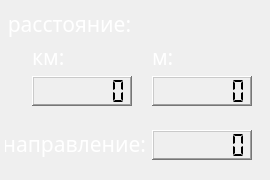
<?xml version="1.0" encoding="UTF-8"?>
<ui version="4.0">
 <class>LenLineDlg</class>
 <widget class="QWidget" name="LenLineDlg">
  <property name="windowModality">
   <enum>Qt::WindowModal</enum>
  </property>
  <property name="geometry">
   <rect>
    <x>0</x>
    <y>0</y>
    <width>270</width>
    <height>180</height>
   </rect>
  </property>
  <property name="minimumSize">
   <size>
    <width>270</width>
    <height>180</height>
   </size>
  </property>
  <property name="maximumSize">
   <size>
    <width>270</width>
    <height>180</height>
   </size>
  </property>
  <property name="windowTitle">
   <string>Палетка</string>
  </property>
  <property name="styleSheet">
   <string notr="true"/>
  </property>
  <widget class="QLabel" name="background">
   <property name="geometry">
    <rect>
     <x>0</x>
     <y>0</y>
     <width>270</width>
     <height>180</height>
    </rect>
   </property>
   <property name="styleSheet">
    <string notr="true">padding-right: 15px; /* make room for the arrows */
border-image: url(:/Pyramid/fon_next_menu.png);
border-width: 3;
</string>
   </property>
   <property name="text">
    <string/>
   </property>
  </widget>
  <widget class="QLabel" name="rasstLbl">
   <property name="geometry">
    <rect>
     <x>9</x>
     <y>8</y>
     <width>121</width>
     <height>31</height>
    </rect>
   </property>
   <property name="palette">
    <palette>
     <active>
      <colorrole role="WindowText">
       <brush brushstyle="SolidPattern">
        <color alpha="255">
         <red>255</red>
         <green>255</green>
         <blue>255</blue>
        </color>
       </brush>
      </colorrole>
      <colorrole role="Text">
       <brush brushstyle="SolidPattern">
        <color alpha="255">
         <red>255</red>
         <green>255</green>
         <blue>255</blue>
        </color>
       </brush>
      </colorrole>
      <colorrole role="ButtonText">
       <brush brushstyle="SolidPattern">
        <color alpha="255">
         <red>255</red>
         <green>255</green>
         <blue>255</blue>
        </color>
       </brush>
      </colorrole>
     </active>
     <inactive>
      <colorrole role="WindowText">
       <brush brushstyle="SolidPattern">
        <color alpha="255">
         <red>255</red>
         <green>255</green>
         <blue>255</blue>
        </color>
       </brush>
      </colorrole>
      <colorrole role="Text">
       <brush brushstyle="SolidPattern">
        <color alpha="255">
         <red>255</red>
         <green>255</green>
         <blue>255</blue>
        </color>
       </brush>
      </colorrole>
      <colorrole role="ButtonText">
       <brush brushstyle="SolidPattern">
        <color alpha="255">
         <red>255</red>
         <green>255</green>
         <blue>255</blue>
        </color>
       </brush>
      </colorrole>
     </inactive>
     <disabled>
      <colorrole role="WindowText">
       <brush brushstyle="SolidPattern">
        <color alpha="255">
         <red>120</red>
         <green>120</green>
         <blue>120</blue>
        </color>
       </brush>
      </colorrole>
      <colorrole role="Text">
       <brush brushstyle="SolidPattern">
        <color alpha="255">
         <red>120</red>
         <green>120</green>
         <blue>120</blue>
        </color>
       </brush>
      </colorrole>
      <colorrole role="ButtonText">
       <brush brushstyle="SolidPattern">
        <color alpha="255">
         <red>120</red>
         <green>120</green>
         <blue>120</blue>
        </color>
       </brush>
      </colorrole>
     </disabled>
    </palette>
   </property>
   <property name="font">
    <font>
     <family>Trebuchet MS</family>
     <pointsize>16</pointsize>
    </font>
   </property>
   <property name="text">
    <string>расстояние:</string>
   </property>
   <property name="alignment">
    <set>Qt::AlignCenter</set>
   </property>
  </widget>
  <widget class="QLabel" name="kmP">
   <property name="geometry">
    <rect>
     <x>32</x>
     <y>41</y>
     <width>31</width>
     <height>31</height>
    </rect>
   </property>
   <property name="palette">
    <palette>
     <active>
      <colorrole role="WindowText">
       <brush brushstyle="SolidPattern">
        <color alpha="255">
         <red>255</red>
         <green>255</green>
         <blue>255</blue>
        </color>
       </brush>
      </colorrole>
      <colorrole role="Text">
       <brush brushstyle="SolidPattern">
        <color alpha="255">
         <red>255</red>
         <green>255</green>
         <blue>255</blue>
        </color>
       </brush>
      </colorrole>
      <colorrole role="ButtonText">
       <brush brushstyle="SolidPattern">
        <color alpha="255">
         <red>255</red>
         <green>255</green>
         <blue>255</blue>
        </color>
       </brush>
      </colorrole>
     </active>
     <inactive>
      <colorrole role="WindowText">
       <brush brushstyle="SolidPattern">
        <color alpha="255">
         <red>255</red>
         <green>255</green>
         <blue>255</blue>
        </color>
       </brush>
      </colorrole>
      <colorrole role="Text">
       <brush brushstyle="SolidPattern">
        <color alpha="255">
         <red>255</red>
         <green>255</green>
         <blue>255</blue>
        </color>
       </brush>
      </colorrole>
      <colorrole role="ButtonText">
       <brush brushstyle="SolidPattern">
        <color alpha="255">
         <red>255</red>
         <green>255</green>
         <blue>255</blue>
        </color>
       </brush>
      </colorrole>
     </inactive>
     <disabled>
      <colorrole role="WindowText">
       <brush brushstyle="SolidPattern">
        <color alpha="255">
         <red>120</red>
         <green>120</green>
         <blue>120</blue>
        </color>
       </brush>
      </colorrole>
      <colorrole role="Text">
       <brush brushstyle="SolidPattern">
        <color alpha="255">
         <red>120</red>
         <green>120</green>
         <blue>120</blue>
        </color>
       </brush>
      </colorrole>
      <colorrole role="ButtonText">
       <brush brushstyle="SolidPattern">
        <color alpha="255">
         <red>120</red>
         <green>120</green>
         <blue>120</blue>
        </color>
       </brush>
      </colorrole>
     </disabled>
    </palette>
   </property>
   <property name="font">
    <font>
     <family>Trebuchet MS</family>
     <pointsize>16</pointsize>
    </font>
   </property>
   <property name="text">
    <string>км:</string>
   </property>
   <property name="alignment">
    <set>Qt::AlignLeading|Qt::AlignLeft|Qt::AlignVCenter</set>
   </property>
  </widget>
  <widget class="QLCDNumber" name="pointKm">
   <property name="geometry">
    <rect>
     <x>32</x>
     <y>76</y>
     <width>100</width>
     <height>30</height>
    </rect>
   </property>
   <property name="minimumSize">
    <size>
     <width>100</width>
     <height>30</height>
    </size>
   </property>
   <property name="maximumSize">
    <size>
     <width>100</width>
     <height>30</height>
    </size>
   </property>
   <property name="font">
    <font>
     <family>Trebuchet MS</family>
     <pointsize>14</pointsize>
    </font>
   </property>
   <property name="autoFillBackground">
    <bool>true</bool>
   </property>
   <property name="frameShape">
    <enum>QFrame::WinPanel</enum>
   </property>
   <property name="frameShadow">
    <enum>QFrame::Raised</enum>
   </property>
   <property name="lineWidth">
    <number>2</number>
   </property>
   <property name="midLineWidth">
    <number>2</number>
   </property>
   <property name="smallDecimalPoint">
    <bool>true</bool>
   </property>
   <property name="numDigits">
    <number>6</number>
   </property>
   <property name="segmentStyle">
    <enum>QLCDNumber::Flat</enum>
   </property>
   <property name="value" stdset="0">
    <double>0.000000000000000</double>
   </property>
   <property name="intValue" stdset="0">
    <number>0</number>
   </property>
  </widget>
  <widget class="QLCDNumber" name="pointM">
   <property name="geometry">
    <rect>
     <x>152</x>
     <y>76</y>
     <width>100</width>
     <height>30</height>
    </rect>
   </property>
   <property name="minimumSize">
    <size>
     <width>100</width>
     <height>30</height>
    </size>
   </property>
   <property name="maximumSize">
    <size>
     <width>100</width>
     <height>30</height>
    </size>
   </property>
   <property name="font">
    <font>
     <family>Trebuchet MS</family>
     <pointsize>14</pointsize>
    </font>
   </property>
   <property name="autoFillBackground">
    <bool>true</bool>
   </property>
   <property name="frameShape">
    <enum>QFrame::WinPanel</enum>
   </property>
   <property name="frameShadow">
    <enum>QFrame::Raised</enum>
   </property>
   <property name="lineWidth">
    <number>2</number>
   </property>
   <property name="midLineWidth">
    <number>2</number>
   </property>
   <property name="smallDecimalPoint">
    <bool>true</bool>
   </property>
   <property name="numDigits">
    <number>6</number>
   </property>
   <property name="segmentStyle">
    <enum>QLCDNumber::Flat</enum>
   </property>
   <property name="value" stdset="0">
    <double>0.000000000000000</double>
   </property>
   <property name="intValue" stdset="0">
    <number>0</number>
   </property>
  </widget>
  <widget class="QLabel" name="naprLbl">
   <property name="geometry">
    <rect>
     <x>5</x>
     <y>128</y>
     <width>141</width>
     <height>31</height>
    </rect>
   </property>
   <property name="palette">
    <palette>
     <active>
      <colorrole role="WindowText">
       <brush brushstyle="SolidPattern">
        <color alpha="255">
         <red>255</red>
         <green>255</green>
         <blue>255</blue>
        </color>
       </brush>
      </colorrole>
      <colorrole role="Text">
       <brush brushstyle="SolidPattern">
        <color alpha="255">
         <red>255</red>
         <green>255</green>
         <blue>255</blue>
        </color>
       </brush>
      </colorrole>
      <colorrole role="ButtonText">
       <brush brushstyle="SolidPattern">
        <color alpha="255">
         <red>255</red>
         <green>255</green>
         <blue>255</blue>
        </color>
       </brush>
      </colorrole>
     </active>
     <inactive>
      <colorrole role="WindowText">
       <brush brushstyle="SolidPattern">
        <color alpha="255">
         <red>255</red>
         <green>255</green>
         <blue>255</blue>
        </color>
       </brush>
      </colorrole>
      <colorrole role="Text">
       <brush brushstyle="SolidPattern">
        <color alpha="255">
         <red>255</red>
         <green>255</green>
         <blue>255</blue>
        </color>
       </brush>
      </colorrole>
      <colorrole role="ButtonText">
       <brush brushstyle="SolidPattern">
        <color alpha="255">
         <red>255</red>
         <green>255</green>
         <blue>255</blue>
        </color>
       </brush>
      </colorrole>
     </inactive>
     <disabled>
      <colorrole role="WindowText">
       <brush brushstyle="SolidPattern">
        <color alpha="255">
         <red>120</red>
         <green>120</green>
         <blue>120</blue>
        </color>
       </brush>
      </colorrole>
      <colorrole role="Text">
       <brush brushstyle="SolidPattern">
        <color alpha="255">
         <red>120</red>
         <green>120</green>
         <blue>120</blue>
        </color>
       </brush>
      </colorrole>
      <colorrole role="ButtonText">
       <brush brushstyle="SolidPattern">
        <color alpha="255">
         <red>120</red>
         <green>120</green>
         <blue>120</blue>
        </color>
       </brush>
      </colorrole>
     </disabled>
    </palette>
   </property>
   <property name="font">
    <font>
     <family>Trebuchet MS</family>
     <pointsize>16</pointsize>
    </font>
   </property>
   <property name="text">
    <string>направление:</string>
   </property>
   <property name="alignment">
    <set>Qt::AlignRight|Qt::AlignTrailing|Qt::AlignVCenter</set>
   </property>
  </widget>
  <widget class="QLCDNumber" name="pointDegr">
   <property name="geometry">
    <rect>
     <x>152</x>
     <y>130</y>
     <width>100</width>
     <height>30</height>
    </rect>
   </property>
   <property name="minimumSize">
    <size>
     <width>100</width>
     <height>30</height>
    </size>
   </property>
   <property name="maximumSize">
    <size>
     <width>100</width>
     <height>30</height>
    </size>
   </property>
   <property name="font">
    <font>
     <family>Trebuchet MS</family>
     <pointsize>14</pointsize>
    </font>
   </property>
   <property name="autoFillBackground">
    <bool>true</bool>
   </property>
   <property name="frameShape">
    <enum>QFrame::WinPanel</enum>
   </property>
   <property name="frameShadow">
    <enum>QFrame::Raised</enum>
   </property>
   <property name="lineWidth">
    <number>2</number>
   </property>
   <property name="midLineWidth">
    <number>2</number>
   </property>
   <property name="smallDecimalPoint">
    <bool>true</bool>
   </property>
   <property name="numDigits">
    <number>6</number>
   </property>
   <property name="segmentStyle">
    <enum>QLCDNumber::Flat</enum>
   </property>
   <property name="value" stdset="0">
    <double>0.000000000000000</double>
   </property>
   <property name="intValue" stdset="0">
    <number>0</number>
   </property>
  </widget>
  <widget class="QLabel" name="mP">
   <property name="geometry">
    <rect>
     <x>152</x>
     <y>41</y>
     <width>31</width>
     <height>31</height>
    </rect>
   </property>
   <property name="palette">
    <palette>
     <active>
      <colorrole role="WindowText">
       <brush brushstyle="SolidPattern">
        <color alpha="255">
         <red>255</red>
         <green>255</green>
         <blue>255</blue>
        </color>
       </brush>
      </colorrole>
      <colorrole role="Text">
       <brush brushstyle="SolidPattern">
        <color alpha="255">
         <red>255</red>
         <green>255</green>
         <blue>255</blue>
        </color>
       </brush>
      </colorrole>
      <colorrole role="ButtonText">
       <brush brushstyle="SolidPattern">
        <color alpha="255">
         <red>255</red>
         <green>255</green>
         <blue>255</blue>
        </color>
       </brush>
      </colorrole>
     </active>
     <inactive>
      <colorrole role="WindowText">
       <brush brushstyle="SolidPattern">
        <color alpha="255">
         <red>255</red>
         <green>255</green>
         <blue>255</blue>
        </color>
       </brush>
      </colorrole>
      <colorrole role="Text">
       <brush brushstyle="SolidPattern">
        <color alpha="255">
         <red>255</red>
         <green>255</green>
         <blue>255</blue>
        </color>
       </brush>
      </colorrole>
      <colorrole role="ButtonText">
       <brush brushstyle="SolidPattern">
        <color alpha="255">
         <red>255</red>
         <green>255</green>
         <blue>255</blue>
        </color>
       </brush>
      </colorrole>
     </inactive>
     <disabled>
      <colorrole role="WindowText">
       <brush brushstyle="SolidPattern">
        <color alpha="255">
         <red>120</red>
         <green>120</green>
         <blue>120</blue>
        </color>
       </brush>
      </colorrole>
      <colorrole role="Text">
       <brush brushstyle="SolidPattern">
        <color alpha="255">
         <red>120</red>
         <green>120</green>
         <blue>120</blue>
        </color>
       </brush>
      </colorrole>
      <colorrole role="ButtonText">
       <brush brushstyle="SolidPattern">
        <color alpha="255">
         <red>120</red>
         <green>120</green>
         <blue>120</blue>
        </color>
       </brush>
      </colorrole>
     </disabled>
    </palette>
   </property>
   <property name="font">
    <font>
     <family>Trebuchet MS</family>
     <pointsize>16</pointsize>
    </font>
   </property>
   <property name="text">
    <string>м:</string>
   </property>
   <property name="alignment">
    <set>Qt::AlignLeading|Qt::AlignLeft|Qt::AlignVCenter</set>
   </property>
  </widget>
 </widget>
 <resources>
  <include location="../Resources/PyramidWidgets.qrc"/>
 </resources>
 <connections/>
</ui>
